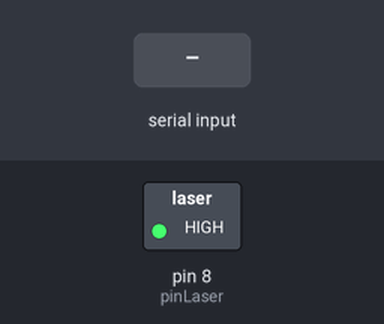
The sketch below on a simulated Arduino Uno, built with avr-gcc and run on an emulated ATmega328P. Parts: switched loads named in the sketch (green lamp = pin HIGH). Dashed ring = blinking. The inputs (shaded band) are chosen by the test bench. What the sketch prints to the serial monitor is not drawn.

Above: at 1.2 s.
1.3 s: byte 30 received over Serial
At 1.46 s:
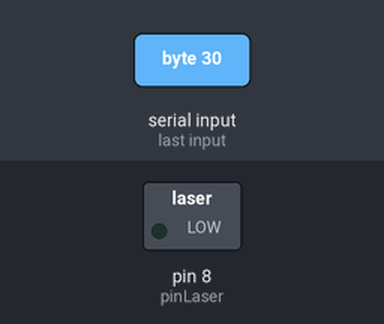
Timing chart, 0 to 4.3 s (numbered marks = the images above; inputs shaded):
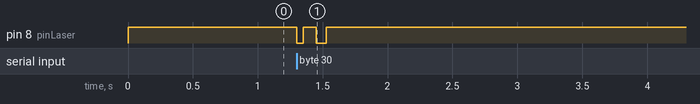

The sketch:

emisor.ino
```cpp
const int pinLaser = 8;
const int tiempoBit = 25; // Debe coincidir exactamente con el receptor

void setup() {
  pinMode(pinLaser, OUTPUT);
  Serial.begin(9600);

  // Estado inicial: Láser encendido
  digitalWrite(pinLaser, HIGH);

  Serial.println("--- Emisor Óptico Listo ---");
  Serial.println("Escribe un mensaje y presiona Enter:");
}

void loop() {
  if (Serial.available() > 0) {
    char caracter = Serial.read();
    enviarCaracter(caracter);
  }
}

void enviarCaracter(char c) {
  // 1. Bit de Inicio (Láser Apagado = LOW)
  digitalWrite(pinLaser, LOW);
  delay(tiempoBit);

  // 2. Enviar 8 bits de datos (LSB First)
  for (int i = 0; i < 8; i++) {
    bool bitActual = bitRead(c, i);

    // Si el bit es 1, el láser se enciende (HIGH)
    // Si el bit es 0, el láser se apaga (LOW)
    digitalWrite(pinLaser, bitActual ? HIGH : LOW);
    delay(tiempoBit);
  }

  // 3. Bit de Parada (Láser Encendido = HIGH)
  digitalWrite(pinLaser, HIGH);
  delay(tiempoBit);

  // Pequeña pausa de seguridad antes del siguiente carácter
  delay(tiempoBit);
}
```

Measured:
- after the input at 1.3 s, pin 8 (pinLaser): alternates HIGH for 0.10 s and LOW for 0.06 s, 4 changes in all, then stays HIGH, starting at once
